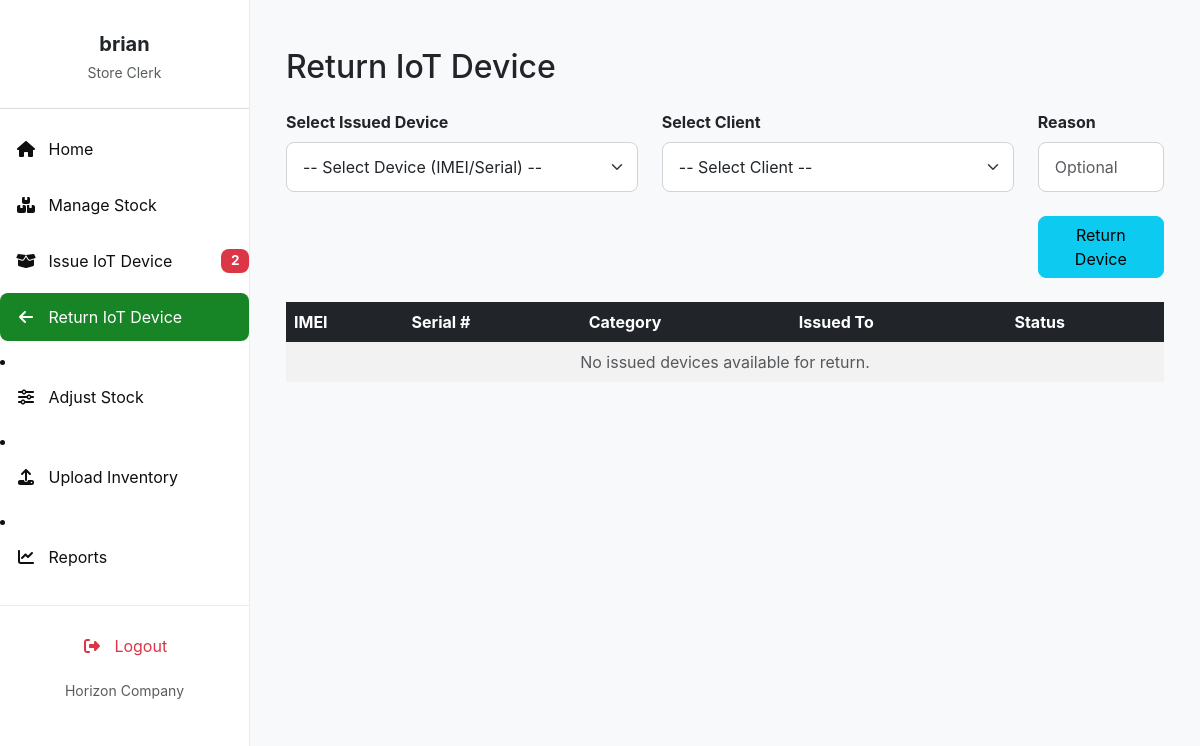
The app's page /return_device/ (signed in), older data.
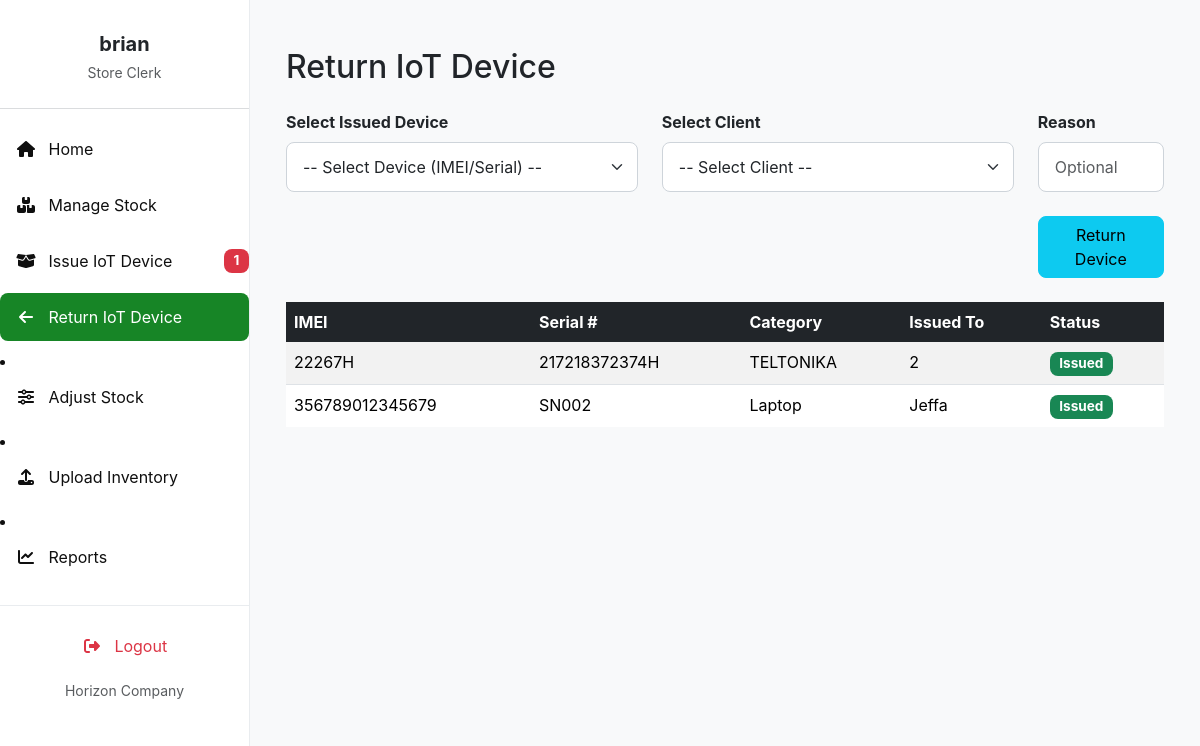
The same page, newer data.
### invent/models.py (models this page shows, shortened)
class Device(models.Model):
    name = models.CharField(max_length=255, blank=True)  # Device name
    total_quantity = models.PositiveIntegerField(default=1)
    product_id = models.CharField(max_length=30)
    supplier = models.ForeignKey(
        Supplier,
        on_delete=models.SET_NULL,
        null=True,
        blank=True,
        to_field='supplier_id',
        related_name='devices'
    )
    imei_no = models.CharField(max_length=50, unique=True)
    serial_no = models.CharField(
        max_length=50, unique=True, null=True, blank=True)
    category = models.CharField(max_length=50)
    description = models.TextField(blank=True)
    selling_price_usd = models.DecimalField(
        max_digits=10, decimal_places=2, null=True, blank=True)
    selling_price_ksh = models.DecimalField(
        max_digits=10, decimal_places=2, null=True, blank=True)
    selling_price_tsh = models.DecimalField(
        max_digits=10, decimal_places=2, null=True, blank=True)
    status = models.CharField(
        max_length=20,
        choices=(
            ('available', 'Available'),
            ('issued', 'Issued'),
            ('returned', 'Returned'),
            ('faulty', 'Faulty'),
        ),
        default='available'
    )

class IssuanceRecord(models.Model):
    device = models.ForeignKey(Device, on_delete=models.CASCADE)
    client = models.ForeignKey(
        Client, on_delete=models.CASCADE, null=True, blank=True)
    logistics_manager = models.ForeignKey(User, on_delete=models.CASCADE)
    issued_at = models.DateTimeField(auto_now_add=True)
    device_request = models.ForeignKey(
        'DeviceRequest',
        on_delete=models.SET_NULL,
        null=True,
        blank=True,
        related_name='issuances'
    )

class Client(models.Model):
    name = models.CharField(max_length=255)
    phone_no = models.CharField(max_length=50)
    email = models.EmailField()
    address = models.CharField(max_length=255)

### invent/views.py (the view, shortened to what this page needs)
# urls.py: path('return_device/', views.return_device, name='return_device'),
@login_required
@permission_required('invent.can_issue_item', raise_exception=True)
def return_device(request):
    issued_devices = Device.objects.filter(status='issued')
    clients = Client.objects.all()
    return render(request, 'invent/return_device.html', {
        'issued_devices': issued_devices,
        'clients': clients
    })

### invent/context_processors.py (called while the page is built)
def pending_requests_count(request):
    count = 0  # Default to 0
    if request.user.is_authenticated:
        if request.user.has_perm('invent.can_issue_device'):
            count = DeviceRequest.objects.filter(status='Pending').count()
    return {'pending_requests_count_for_sidebar': count}

### invent/templates/invent/return_device.html (shortened to what this page needs)
{% extends 'invent/base_store_clerk.html' %}
{% load static %}
{% block content %}
<div class="container mt-4">
    <h2 class="mb-4">Return IoT Device</h2>
    <form method="post">
        <div class="row mb-3">
            <div class="col-md-5 mb-2">
                <label for="device_id" class="form-label"><strong>Select Issued Device</strong></label>
                <select name="device_id" id="device_id" class="form-select" required>
                    <option value="" disabled selected>-- Select Device (IMEI/Serial) --</option>
                </select>
            </div>
            <div class="col-md-5 mb-2">
                <label for="client_id" class="form-label"><strong>Select Client</strong></label>
                <select name="client_id" id="client_id" class="form-select" required>
                    <option value="" disabled selected>-- Select Client --</option>
                </select>
            </div>
            <div class="col-md-2 mb-2">
                <label for="reason" class="form-label"><strong>Reason</strong></label>
                <input type="text" class="form-control" name="reason" id="reason" placeholder="Optional">
            </div>
        </div>
        <div class="row mb-3">
            <div class="col-md-2 offset-md-10">
                <button type="submit" class="btn btn-info w-100">Return Device</button>
            </div>
        </div>
    </form>
    <div class="table-responsive mt-4">
        <table class="table table-hover table-striped">
            <thead class="table-dark">
                <tr>
                    <th>IMEI</th>
                    <th>Serial #</th>
                    <th>Category</th>
                    <th>Issued To</th>
                    <th>Status</th>
                </tr>
            </thead>
            <tbody>
                {% for device in issued_devices %}
                <tr>
                    <td>{{ device.imei_no }}</td>
                    <td>{{ device.serial_no|default:"N/A" }}</td>
                    <td>{{ device.category|default:"N/A" }}</td>
                    <td>
                        {% for record in device.issuancerecord_set.all %}
                            {{ record.client.name }}{% if not forloop.last %}, {% endif %}
                        {% endfor %}
                    </td>
                    <td><span class="badge bg-primary">{{ device.status|capfirst }}</span></td>
                </tr>
                {% empty %}
                <tr>
                    <td colspan="6" class="text-center text-muted">No issued devices available for return.</td>
                </tr>
                {% endfor %}
            </tbody>
        </table>
    </div>
</div>
{% endblock %}

### invent/templates/invent/base_store_clerk.html (shortened to what this page needs)
<!DOCTYPE html>
<html lang="en">
<head>
    <link href="https://cdn.jsdelivr.net/npm/bootstrap@5.3.3/dist/css/bootstrap.min.css" rel="stylesheet">
    <link href="https://cdnjs.cloudflare.com/ajax/libs/font-awesome/6.4.0/css/all.min.css" rel="stylesheet">
    <link href="https://cdn.jsdelivr.net/npm/select2@4.1.0-rc.0/dist/css/select2.min.css" rel="stylesheet" />
    <link href="https://cdn.jsdelivr.net/npm/select2-bootstrap-5-theme@1.3.0/dist/select2-bootstrap-5-theme.min.css" rel="stylesheet" />
</head>
<body>
    <nav id="sidebarMenu" class="sidebar-wrapper collapse d-md-block">
        <div class="sidebar-content">
            <div class="text-center mb-4 pt-3">
                <h5 class="fw-bold mb-1 text-dark">{{ user.first_name|default:user.username }}</h5>
                <small class="text-muted">Store Clerk</small>
            </div>
            <hr class="border-secondary opacity-25" />
            <ul class="nav flex-column">
                <li class="nav-item mb-2">
                    <a class="nav-link {% if request.resolver_match.url_name == 'store_clerk_dashboard' %}active{% endif %}" href="{% url 'store_clerk_dashboard' %}">
                       <i class="fas fa-fw fa-home me-2"></i> Home
                    </a>
                </li>
                <li class="nav-item mb-2">
                    <a class="nav-link {% if request.resolver_match.url_name == 'manage_stock' %}active{% endif %}" href="{% url 'manage_stock' %}">
                        <i class="fas fa-fw fa-boxes me-2"></i> Manage Stock
                    </a>
                </li>
                <li class="nav-item mb-2 d-flex justify-content-between align-items-center">
                    <a class="nav-link {% if request.resolver_match.url_name == 'issue_device' %}active{% endif %}" href="{% url 'issue_device' %}">
                        <i class="fas fa-fw fa-box-open me-2"></i> Issue IoT Device
                    </a>
                        {% if pending_requests_count_for_sidebar > 0 %}
                        <span class="badge bg-danger ms-2">{{ pending_requests_count_for_sidebar }}</span>
                        {% endif %}
                </li>
                <li class="nav-item mb-2">
                    <a class="nav-link {% if request.resolver_match.url_name == 'return_device' %}active{% endif %}" href="{% url 'return_device' %}">
                        <i class="fas fa-fw fa-arrow-left me-2"></i> Return IoT Device
                    </a>
                </li>
            </ul>
                <li class="nav-item mb-2">
                    <a class="nav-link {% if request.resolver_match.url_name == 'adjust_stock' %}active{% endif %}" href="{% url 'adjust_stock' %}">
                        <i class="fas fa-fw fa-sliders-h me-2"></i> Adjust Stock
                    </a>
                </li>
                <li class="nav-item mb-2">
                    <a class="nav-link {% if request.resolver_match.url_name == 'upload_inventory' %}active{% endif %}" href="{% url 'upload_inventory' %}">
                        <i class="fas fa-fw fa-upload me-2"></i> Upload Inventory
                    </a>
                </li>
                <li class="nav-item mb-2">
                    <a class="nav-link {% if request.resolver_match.url_name == 'reports' %}active{% endif %}" href="{% url 'reports' %}">
                        <i class="fas fa-fw fa-chart-line me-2"></i> Reports
                    </a>
                </li>
        </div>
        <div class="sidebar-bottom">
            <ul class="nav flex-column mb-2">
                <li class="nav-item">
                    <a class="nav-link text-danger logout-link" href="{% url 'logout' %}">
                        <i class="fas fa-fw fa-right-from-bracket me-2"></i> Logout
                    </a>
                </li>
            </ul>
            <small class="text-muted">Horizon Company</small>
        </div>
    </nav>
    <main class="main-content">
        {% block content %}{% endblock %}
    </main>
</body>
</html>

Row changes from the older to the newer data that the page shows:
now on this page (row edited): Device: imei_no "22267H", serial_no "217218372374H", category "TELTONIKA", status "Issued"
added IssuanceRecord: client.name "2", shown under "22267H"
now on this page (row edited): Device: imei_no "356789012345679", serial_no "SN002", category "Laptop", status "Issued"
added IssuanceRecord: client.name "Jeffa", shown under "356789012345679"
Text that changed along with them:
{{ pending_requests_count_for_sidebar }}: "2" → "1"
text no longer shown: "No issued devices available for return."
